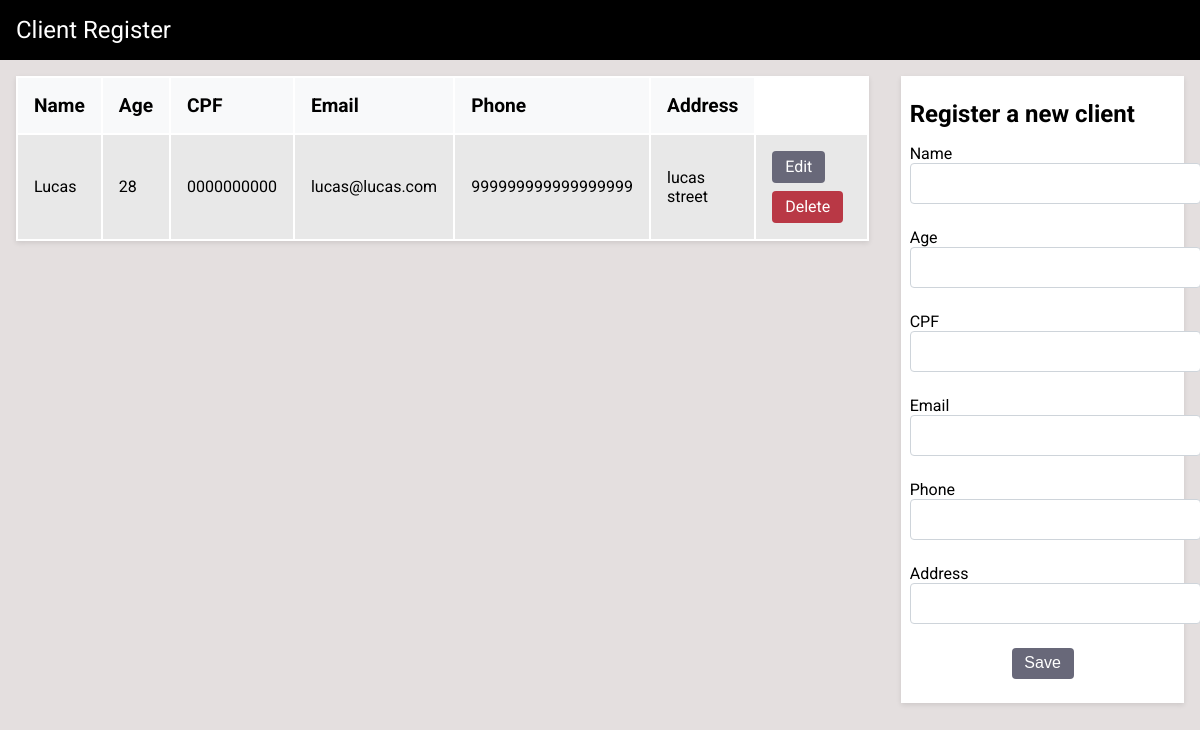
/core/, run on an earlier commit of the app's database.
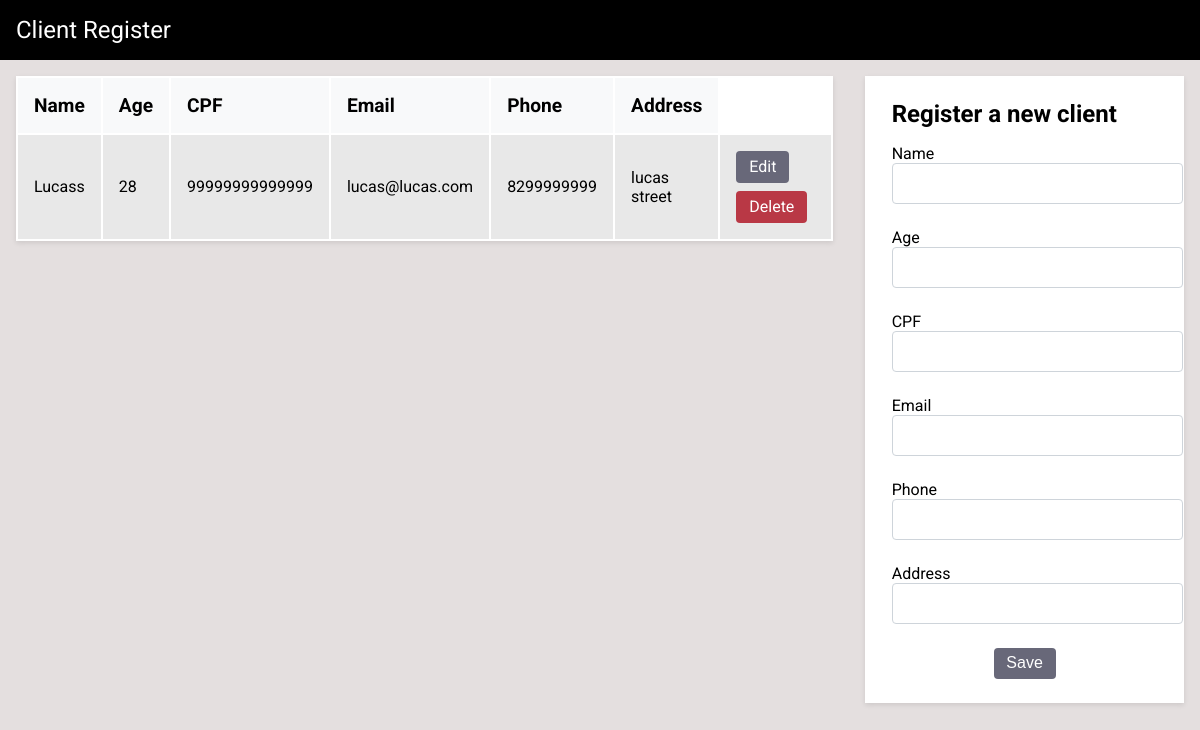
And on a later commit of the database.
### core/models.py (models this page shows, shortened)
class Person(models.Model):
    name = models.CharField(max_length=100)
    age = models.IntegerField()
    cpf = models.CharField(max_length=11)
    email = models.EmailField()
    phone = models.CharField(max_length=11)
    address = models.CharField(max_length=100)

### core/views.py (the view)
# urls.py: 2. Add a URL to urlpatterns:  path('', views.home, name='home')
def home(request):
    people = Person.objects.all()
    return render(request, "index.html", {"people": people})

### core/templates/index.html (shortened to what this page needs)
<!DOCTYPE html>
<html lang="en">
  <head>
    {% load static %}
    <link
      rel="stylesheet"
      href="{% static 'index.css' %}"
    />
  </head>
  <body>
    <nav class="navbar">
      <div class="container">
        <a
          class="navbar-brand"
          href="#"
          >Client Register</a
        >
    </nav>
    <div class="container">
      <div class="table-container">
        <table class="table table-striped">
          <thead>
            <tr>
              <th>Name</th>
              <th>Age</th>
              <th>CPF</th>
              <th>Email</th>
              <th>Phone</th>
              <th>Address</th>
            </tr>
          </thead>
          <tbody>
            {% for person in people %}
            <tr>
              <td>{{ person.name }}</td>
              <td>{{ person.age }}</td>
              <td>{{ person.cpf }}</td>
              <td>{{ person.email }}</td>
              <td>{{ person.phone }}</td>
              <td>{{ person.address }}</td>
              <td>
                <a
                  href="{% url 'edit' person.id %}"
                  class="btn btn-primary"
                  >Edit</a
                >
                <a
                  href="{% url 'delete' person.id %}"
                  class="btn btn-danger"
                  >Delete</a
                >
              </td>
            </tr>
            {% endfor %}
          </tbody>
        </table>
      </div>
      <div class="form-container">
        <form
          action="{% url 'save' %}"
          method="POST"
          class="new-person-form"
          onsubmit="return validateForm()"
        >
          <div class="row">
            <div class="col-md-6">
              <div class="form-group">
                <h2>Register a new client</h2>
                <label for="name">Name</label>
                <input
                  type="text"
                  class="form-control"
                  name="name"
                  id="name"
                  required
                />
              </div>
              <div class="form-group">
                <label for="age">Age</label>
                <input
                  type="number"
                  class="form-control"
                  name="age"
                  id="age"
                  min="0"
                  max="120"
                  required
                />
              </div>
              <div class="form-group">
                <label for="cpf">CPF</label>
                <input
                  type="text"
                  class="form-control"
                  name="cpf"
                  id="cpf"
                  pattern="\d{3}\.\d{3}\.\d{3}-\d{2}"
                  required
                />
              </div>
            </div>
            <div class="col-md-6">
              <div class="form-group">
                <label for="email">Email</label>
                <input
                  type="email"
                  class="form-control"
                  name="email"
                  id="email"
                  required
                />
              </div>
              <div class="form-group">
                <label for="phone">Phone</label>
                <input
                  type="tel"
                  class="form-control"
                  name="phone"
                  id="phone"
                  required
                />
              </div>
              <div class="form-group">
                <label for="address">Address</label>
                <input
                  type="text"
                  class="form-control"
                  name="address"
                  id="address"
                  required
                />
              </div>
            </div>
          </div>
          <button
            type="submit"
            class="btn btn-primary"
          >
            Save
          </button>
        </form>
      </div>
    </div>
  </body>
</html>

What changed in the data, as far as the page shows it:
removed Person: name "Lucas", age "28", cpf "0000000000", email "lucas@lucas.com", phone "999999999999999999", address "lucas street"
added Person: name "Lucass", age "28", cpf "99999999999999", email "lucas@lucas.com", phone "8299999999", address "lucas street"
